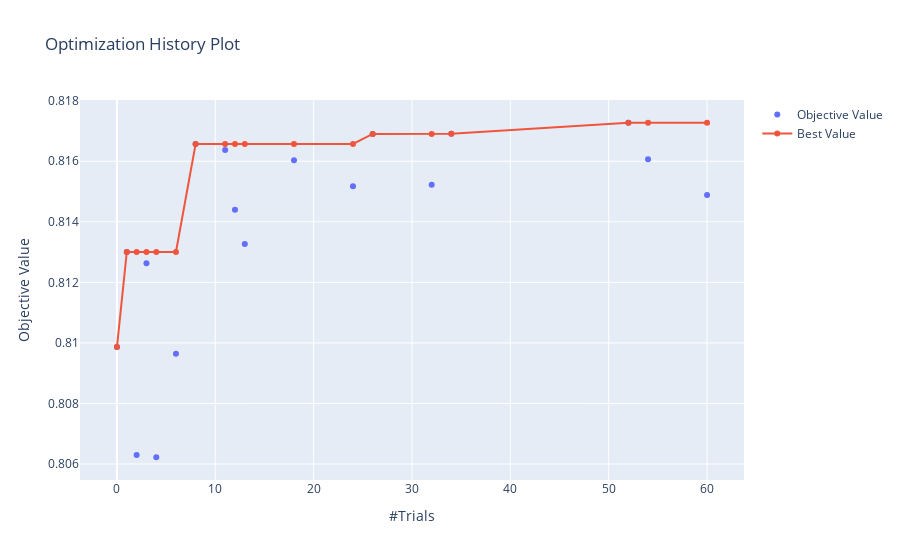

The notebook cell this image was saved under:
### Code cell
# loads study
study_name = "bayesian_opt_FNN"
storage_name = f"sqlite:///C:/Users/Noaja/Downloads/msci_project/tth-ML-project/models/hyperparam_dbs/{study_name}.db"
study = optuna.load_study(study_name=study_name, storage=storage_name)

optuna.visualization.plot_optimization_history(study)

### Figure 1 — Plotly figure (JSON) as saved in the notebook; plotly's stock layout.template omitted (floating-point values rounded to 4 significant figures)
{"data": [{"mode": "markers", "name": "Objective Value", "type": "scatter", "x": [0, 1, 2, 3, 4, 6, 8, 11, 12, 13, 18, 24, 26, 32, 34, 52, 54, 60], "y": [0.8099, 0.813, 0.8063, 0.8126, 0.8062, 0.8096, 0.8166, 0.8164, 0.8144, 0.8133, 0.816, 0.8152, 0.8169, 0.8152, 0.8169, 0.8173, 0.8161, 0.8149]}, {"name": "Best Value", "type": "scatter", "x": [0, 1, 2, 3, 4, 6, 8, 11, 12, 13, 18, 24, 26, 32, 34, 52, 54, 60], "y": [0.8099, 0.813, 0.813, 0.813, 0.813, 0.813, 0.8166, 0.8166, 0.8166, 0.8166, 0.8166, 0.8166, 0.8169, 0.8169, 0.8169, 0.8173, 0.8173, 0.8173]}], "layout": {"title": {"text": "Optimization History Plot"}, "xaxis": {"title": {"text": "#Trials"}}, "yaxis": {"title": {"text": "Objective Value"}}}}
